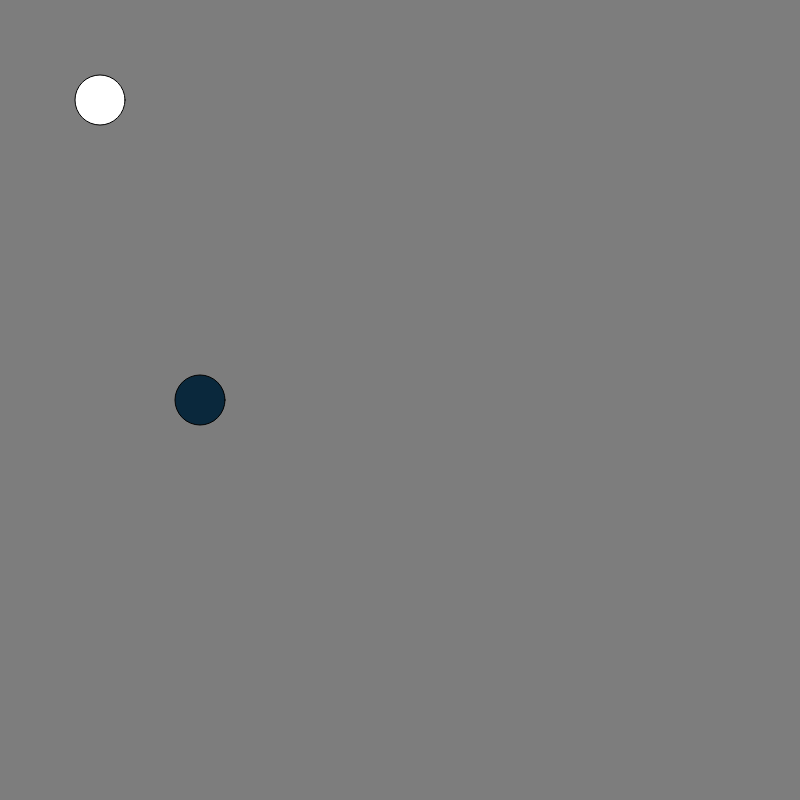
Frame 1 (no input)
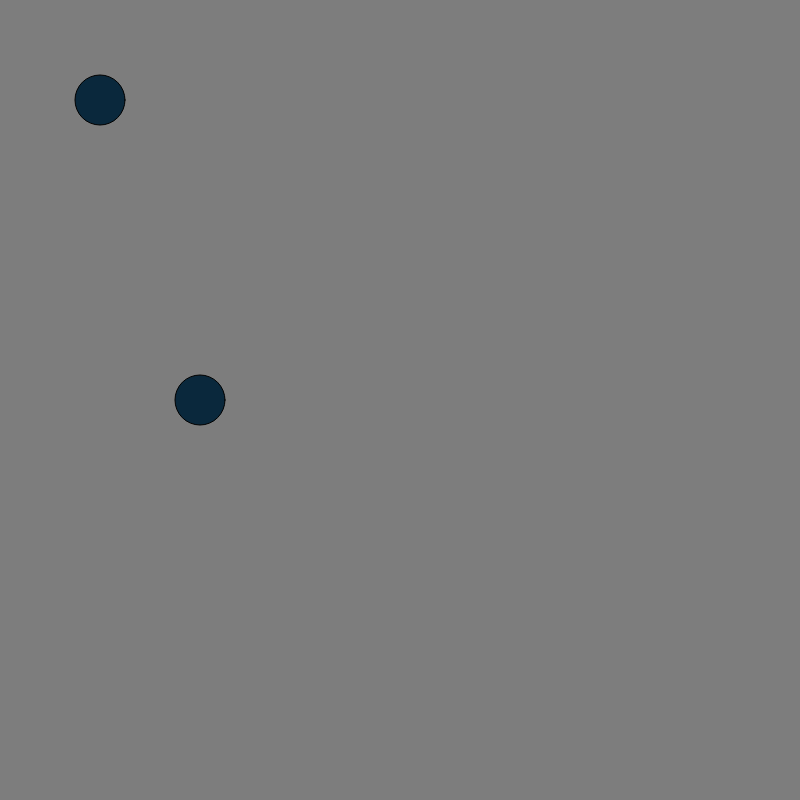
Frame 60 (no input)
Frame 120 (the mouse pressed at the canvas centre since frame 60): identical to frame 60, image omitted

The p5.js sketch that drew these frames (run headless with seeded random() and noise() and a simulated clock; from frame 60 on, the mouse is pressed at the canvas centre):

// p5.js sketch
// ── sketch.js

var myShape;
var myShape2;

function setup()
{

createCanvas(800,800);
myShape = new shape(100,100);
myShape2 = new shape(200,400);
}

function draw(){

background(125);
myShape.draw();
myShape2.draw();

}
// ── shape.js
class shape{
    constructor(x,y)
    {
        this.x=x;
        this.y=y;
    }
    draw(){
        circle (this.x,this.y,50);
        fill(10,40,60);
    }
}
